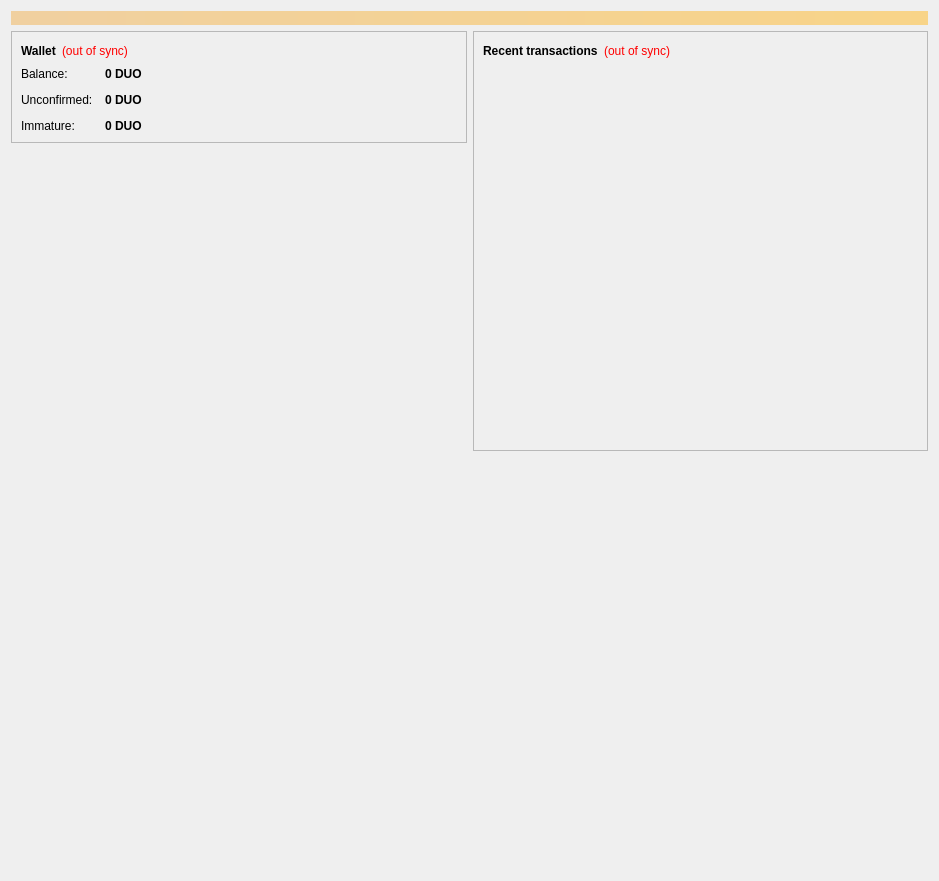
<?xml version="1.0" encoding="UTF-8"?>
<ui version="4.0">
 <class>OverviewPage</class>
 <widget class="QWidget" name="OverviewPage">
  <property name="geometry">
   <rect>
    <x>0</x>
    <y>0</y>
    <width>939</width>
    <height>881</height>
   </rect>
  </property>
  <property name="windowTitle">
   <string>Form</string>
  </property>
  <layout class="QVBoxLayout" name="topLayout">
   <item>
    <widget class="QLabel" name="labelAlerts">
     <property name="visible">
      <bool>false</bool>
     </property>
     <property name="styleSheet">
      <string notr="true">background-color: qlineargradient(x1: 0, y1: 0, x2: 1, y2: 0, stop:0 #F0D0A0, stop:1 #F8D488); color:#000000;</string>
     </property>
     <property name="wordWrap">
      <bool>true</bool>
     </property>
     <property name="margin">
      <number>3</number>
     </property>
    </widget>
   </item>
   <item>
    <layout class="QHBoxLayout" name="horizontalLayout" stretch="1,1">
     <item>
      <layout class="QVBoxLayout" name="verticalLayout_2">
       <item>
        <widget class="QFrame" name="frame">
         <property name="frameShape">
          <enum>QFrame::StyledPanel</enum>
         </property>
         <property name="frameShadow">
          <enum>QFrame::Raised</enum>
         </property>
         <layout class="QVBoxLayout" name="verticalLayout_4">
          <item>
           <layout class="QHBoxLayout" name="horizontalLayout_4">
            <item>
             <widget class="QLabel" name="label_5">
              <property name="font">
               <font>
                <weight>75</weight>
                <bold>true</bold>
               </font>
              </property>
              <property name="text">
               <string>Wallet</string>
              </property>
             </widget>
            </item>
            <item>
             <widget class="QLabel" name="labelWalletStatus">
              <property name="toolTip">
               <string>The displayed information may be out of date. Your wallet automatically synchronizes with the Parallelcoin network after a connection is established, but this process has not completed yet.</string>
              </property>
              <property name="styleSheet">
               <string notr="true">QLabel { color: red; }</string>
              </property>
              <property name="text">
               <string notr="true">(out of sync)</string>
              </property>
              <property name="alignment">
               <set>Qt::AlignLeading|Qt::AlignLeft|Qt::AlignVCenter</set>
              </property>
             </widget>
            </item>
            <item>
             <spacer name="horizontalSpacer_2">
              <property name="orientation">
               <enum>Qt::Horizontal</enum>
              </property>
              <property name="sizeHint" stdset="0">
               <size>
                <width>40</width>
                <height>20</height>
               </size>
              </property>
             </spacer>
            </item>
           </layout>
          </item>
          <item>
           <layout class="QFormLayout" name="formLayout_2">
            <property name="fieldGrowthPolicy">
             <enum>QFormLayout::AllNonFixedFieldsGrow</enum>
            </property>
            <property name="horizontalSpacing">
             <number>12</number>
            </property>
            <property name="verticalSpacing">
             <number>12</number>
            </property>
            <item row="0" column="0">
             <widget class="QLabel" name="label">
              <property name="text">
               <string>Balance:</string>
              </property>
             </widget>
            </item>
            <item row="0" column="1">
             <widget class="QLabel" name="labelBalance">
              <property name="font">
               <font>
                <weight>75</weight>
                <bold>true</bold>
               </font>
              </property>
              <property name="cursor">
               <cursorShape>IBeamCursor</cursorShape>
              </property>
              <property name="toolTip">
               <string>Your current balance</string>
              </property>
              <property name="text">
               <string notr="true">0 DUO</string>
              </property>
              <property name="textInteractionFlags">
               <set>Qt::LinksAccessibleByMouse|Qt::TextSelectableByKeyboard|Qt::TextSelectableByMouse</set>
              </property>
             </widget>
            </item>
            <item row="1" column="0">
             <widget class="QLabel" name="label_3">
              <property name="text">
               <string>Unconfirmed:</string>
              </property>
             </widget>
            </item>
            <item row="1" column="1">
             <widget class="QLabel" name="labelUnconfirmed">
              <property name="font">
               <font>
                <weight>75</weight>
                <bold>true</bold>
               </font>
              </property>
              <property name="cursor">
               <cursorShape>IBeamCursor</cursorShape>
              </property>
              <property name="toolTip">
               <string>Total of transactions that have yet to be confirmed, and do not yet count toward the current balance</string>
              </property>
              <property name="text">
               <string notr="true">0 DUO</string>
              </property>
              <property name="textInteractionFlags">
               <set>Qt::LinksAccessibleByMouse|Qt::TextSelectableByKeyboard|Qt::TextSelectableByMouse</set>
              </property>
             </widget>
            </item>
            <item row="2" column="0">
             <widget class="QLabel" name="labelImmatureText">
              <property name="text">
               <string>Immature:</string>
              </property>
             </widget>
            </item>
            <item row="2" column="1">
             <widget class="QLabel" name="labelImmature">
              <property name="font">
               <font>
                <weight>75</weight>
                <bold>true</bold>
               </font>
              </property>
              <property name="toolTip">
               <string>Mined balance that has not yet matured</string>
              </property>
              <property name="text">
               <string notr="true">0 DUO</string>
              </property>
              <property name="textInteractionFlags">
               <set>Qt::LinksAccessibleByMouse|Qt::TextSelectableByKeyboard|Qt::TextSelectableByMouse</set>
              </property>
             </widget>
            </item>
           </layout>
          </item>
         </layout>
        </widget>
       </item>
       <item>
        <spacer name="verticalSpacer">
         <property name="orientation">
          <enum>Qt::Vertical</enum>
         </property>
         <property name="sizeHint" stdset="0">
          <size>
           <width>20</width>
           <height>40</height>
          </size>
         </property>
        </spacer>
       </item>
     <item>
      <widget class="QLabel" name="label_2">
       <property name="text">
        <string/>
       </property>
       <property name="pixmap">
        <pixmap resource="../bitcoin.qrc">:/images/Wallet_Logo</pixmap>
       </property>
       <property name="alignment">
        <set>Qt::AlignCenter</set>
       </property>
      </widget>
     </item>
      </layout>
     </item>
     <item>
      <layout class="QVBoxLayout" name="verticalLayout_3">
       <item>
        <widget class="QFrame" name="frame_2">
         <property name="frameShape">
          <enum>QFrame::StyledPanel</enum>
         </property>
         <property name="frameShadow">
          <enum>QFrame::Raised</enum>
         </property>
         <layout class="QVBoxLayout" name="verticalLayout">
          <item>
           <layout class="QHBoxLayout" name="horizontalLayout_2">
            <item>
             <widget class="QLabel" name="label_4">
              <property name="text">
               <string>&lt;b&gt;Recent transactions&lt;/b&gt;</string>
              </property>
             </widget>
            </item>
            <item>
             <widget class="QLabel" name="labelTransactionsStatus">
              <property name="toolTip">
               <string>The displayed information may be out of date. Your wallet automatically synchronizes with the Parallelcoin network after a connection is established, but this process has not completed yet.</string>
              </property>
              <property name="styleSheet">
               <string notr="true">QLabel { color: red; }</string>
              </property>
              <property name="text">
               <string notr="true">(out of sync)</string>
              </property>
              <property name="alignment">
               <set>Qt::AlignRight|Qt::AlignTrailing|Qt::AlignVCenter</set>
              </property>
             </widget>
            </item>
            <item>
             <spacer name="horizontalSpacer">
              <property name="orientation">
               <enum>Qt::Horizontal</enum>
              </property>
              <property name="sizeHint" stdset="0">
               <size>
                <width>40</width>
                <height>20</height>
               </size>
              </property>
             </spacer>
            </item>
           </layout>
          </item>
          <item>
           <widget class="QListView" name="listTransactions">
            <property name="styleSheet">
             <string notr="true">QListView { background: transparent; }</string>
            </property>
            <property name="frameShape">
             <enum>QFrame::NoFrame</enum>
            </property>
            <property name="verticalScrollBarPolicy">
             <enum>Qt::ScrollBarAlwaysOff</enum>
            </property>
            <property name="horizontalScrollBarPolicy">
             <enum>Qt::ScrollBarAlwaysOff</enum>
            </property>
            <property name="selectionMode">
             <enum>QAbstractItemView::NoSelection</enum>
            </property>
           </widget>
          </item>
         </layout>
        </widget>
       </item>
       <item>
        <spacer name="verticalSpacer_2">
         <property name="orientation">
          <enum>Qt::Vertical</enum>
         </property>
         <property name="sizeHint" stdset="0">
          <size>
           <width>20</width>
           <height>40</height>
          </size>
         </property>
        </spacer>
       </item>
      </layout>
     </item>
    </layout>
   </item>
  </layout>
 </widget>
 <resources/>
 <connections/>
</ui>
